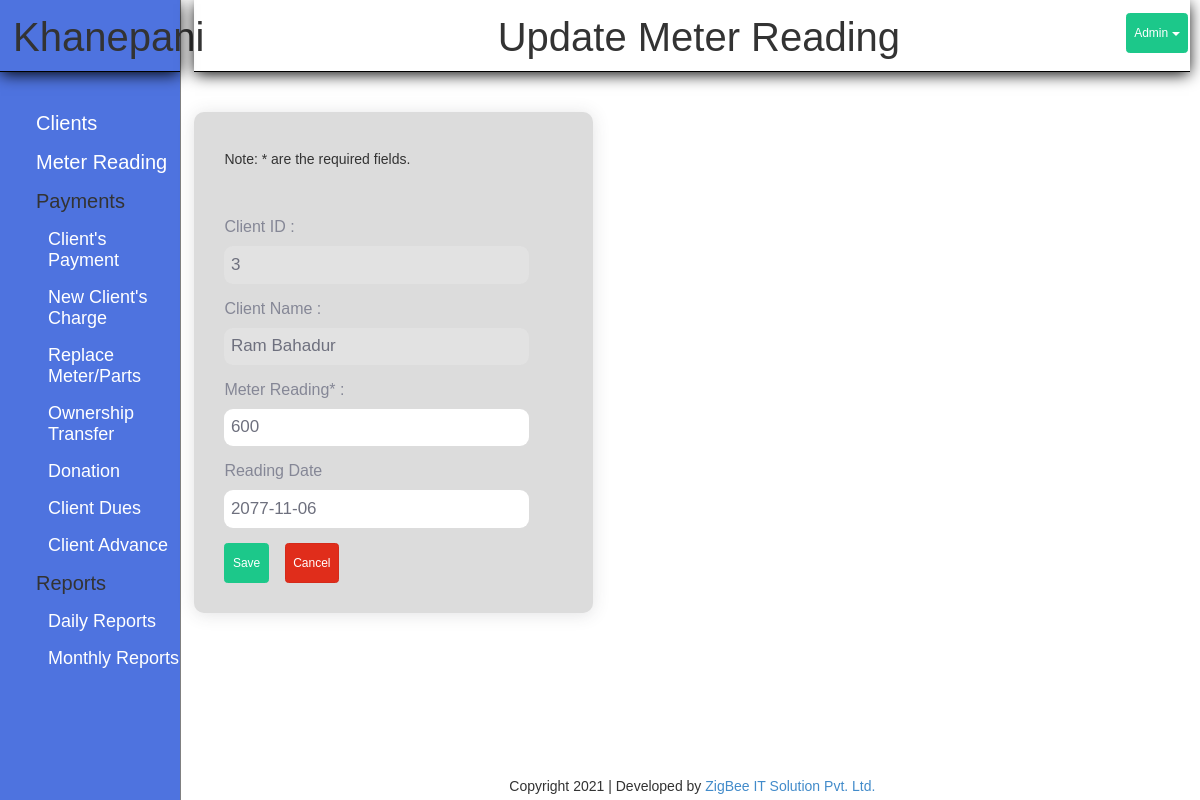
The page /index.php?page=meter_update&mid=44&cid=3 (signed in) on the database its author committed.
### tables this page shows
CREATE TABLE `meter` (
  `mid` int(11) NOT NULL,
  `cid` int(11) NOT NULL,
  `reading` varchar(11) NOT NULL,
  `read_date` varchar(10) NOT NULL,
  `status` varchar(10) NOT NULL DEFAULT 'unpaid'
);

CREATE TABLE `client` (
  `id` int(11) NOT NULL,
  `name` varchar(30) NOT NULL,
  `phone` bigint(11) NOT NULL,
  `joinned` date DEFAULT NULL,
  `gharnum` varchar(10) DEFAULT NULL,
  `area` varchar(20) NOT NULL,
  `meter` varchar(15) NOT NULL,
  `address` varchar(20) NOT NULL,
  `father` varchar(30) DEFAULT NULL,
  `mother` varchar(30) DEFAULT NULL,
  `grandfather` varchar(50) DEFAULT NULL,
  `remark` text DEFAULT NULL
);

### modules/meter/function.php (called while the page is built, shortened)
<?php
	class MeterModel{
	function getSingle($d)
		{
			global $con;
			$sql = "SELECT meter.*, client.*
					FROM meter
					INNER JOIN client
					ON meter.cid=client.id  WHERE mid = ".$d;
			$rs = mysqli_query($con, $sql);
			$row = mysqli_fetch_assoc($rs);
			return $row;
		}
	}
?>

### modules/meter/update_form.php (the view, shortened to what this page needs)
<?php
if(isset($_GET['mid']))
{
	$s = $meter->getSingle($_GET['mid']);
}
?>
<div>
	<h1 class="title">Update Meter Reading</h1>
</div>
	<div class="form-box">
		<form method="post" action="?page=meter_update">
			<h5>Note: * are the required fields.</h5> <br> <br>
				<label>Client ID : </label>
				<input type="text" class="form-controlled" value="<?php echo $s['cid']; ?>" disabled />
				<label>Client Name : </label>
				<input type="text" class="form-controlled" value="<?php echo $s['name']; ?>" name="cust_name" disabled/>
				<label>Meter Reading* : </label>
				<input type="text" class="form-controlled" value="<?php echo $s['reading']; ?>" name="reading" required/>
				<label>Reading Date</label>
				<input type="text" name="read_date"  class="form-controlled" value="<?php echo $s['read_date']; ?>" >
			<input type="submit" class="btn btn-success btn-man" value="Save" />
			<a href="?page=meter" class="btn btn-danger">Cancel</a>
		</form>
	</div>

### style.css (style rules this page uses)
* { margin: 0px; padding: 0px; }
body { font-family: arial; }
a { text-decoration: none !important; }
.title { border-bottom: 1px solid black; box-shadow: 0px 3px 15px -1px #000; padding: 15px 0px 12px 13px; margin: 0px 0px 40px 0px; text-align: center; font-size: 40px; }
.btn { color: #fff; background-color: #1cc88a; border-color: #1cc88a; padding: 1rem .75rem; font-size: 1vw !important; line-height: 1.5; border-radius: .35rem; cursor: pointer; margin-right: 1vw; }
.btn-success { color: #fff; background-color: #1cc88a; border-color: #1cc88a; }
.btn-danger { color: #fff; background-color: #e02d1b; border-color: #d52a1a; }
label { font: normal 16px arial; color: #858796; }
.form-box { width: 40%; padding: 30px; background-color: gainsboro; border-radius: 10px; box-shadow: 0 .15rem 1.75rem 0 rgba(58,59,69,.15)!important; }
.form-controlled { display: block; width: 90%; padding: 0.65rem; border-radius: 9px; border: none; color: #6e707e; margin: 5px 0px 10px 0px; margin-bottom: 15px; font-size: 17px; }

### rows shown on the page
meter: cid "3", cust_name "Ram Bahadur", reading "600", read_date "2077-11-06"
